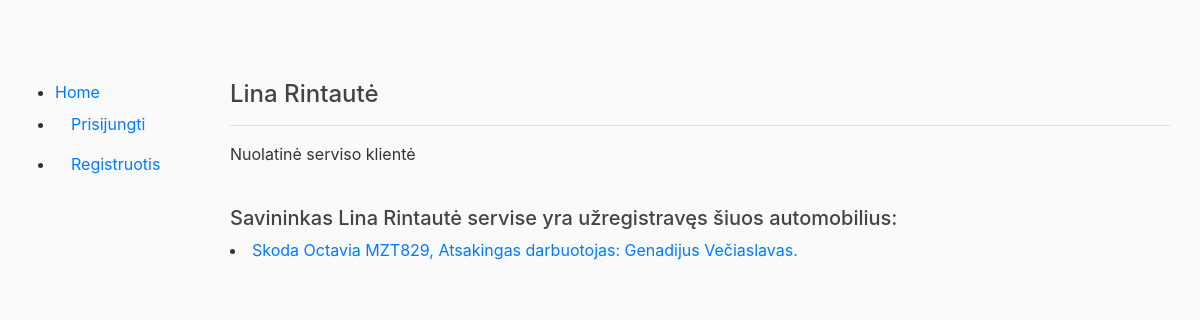
The app's page /autoservice/owners/2 with its own data.
### autoservice/models.py (models this page shows, shortened)
class Owner(models.Model):
    name = models.CharField('Automobilio savininko vardas', max_length=20)
    surname = models.CharField('Automobilio savininko pavarde', max_length=20)
    car = models.ForeignKey('CarInfo', on_delete=models.SET_NULL, null=True, blank=True,)
    description = HTMLField()

class CarInfo(models.Model):
    car = models.CharField('Automobilio markė ir modelis', max_length=100)
    car_owner = models.ForeignKey('Owner', on_delete=models.SET_NULL, null=True, blank=True, related_name='cars')
    fuel_type = models.CharField(max_length=8, choices=Types, default='Petrol')
    engine = models.CharField(max_length=4, help_text='Automobilio darbinis turis cm3')
    manufacture_year = models.DateField(auto_now=False, auto_now_add=False)
    plate = models.CharField('Automobilio numeriai', max_length=10)
    vin = models.CharField('Automobilio VIN kodas', max_length=17)
    summary = models.TextField('Automobilio gedimo aprasymas', max_length=1000, help_text='Trumpas gedimu aprasymas')
    mechanic = models.ForeignKey('Mechanic', on_delete=models.SET_NULL, null=True, help_text='Serviso darbuotojas atliekantis darbus')
    car_image = models.ImageField('Car image', upload_to='cars', null=True, blank=True)
    def __str__(self):
        return f'{self.car} {self.plate}, Atsakingas darbuotojas: {self.mechanic}.'

class Mechanic(models.Model):
    name = models.CharField('Autoserviso darbuotojas', max_length=100, help_text='Įveskite serviso darbuotojo vardą ir pavardę')
    def __str__(self):
        return self.name
    class Meta:
        verbose_name = 'Mechanikas'
        verbose_name_plural = "Mechanikai"

### autoservice/views.py (the view)
# urls.py: path('owners/<int:owner_id>', views.owner, name='owner'),
def owner(request, owner_id):
    owner = get_object_or_404(Owner, pk=owner_id)
    context = {
        'owner' : owner
    }
    return render(request, 'owner.html', context=context)

### autoservice/templates/owner.html (shortened to what this page needs)
{% extends "base.html" %}
{% block content %}
    <div class="container owner">
    <h4>{{ owner.name }} {{ owner.surname }}</h4>
    <hr/>
    <p>{{ owner.description | safe }}</p>
    <h5>Savininkas {{ owner.name }} {{ owner.surname }} servise yra užregistravęs šiuos automobilius:</h5>
    {% for car in owner.cars.all %}
        <li><a href="{% url 'car-detail' car.id %}">{{ owner.car }}</a></li>
    {% endfor %}
    </div>
{% endblock %}

### autoservice/static/css/styles.css (style rules this page uses)
body { background: #fafafa; color: #333333; margin-top: 5rem; }
h1, h2, h3, h4, h5, h6 { color: #444444; }

### records on screen
Owner: name "Lina", surname "Rintautė", description "Nuolatinė serviso klientė", car "Skoda Octavia MZT829, Atsakingas darbuotojas: Genadijus Večiaslavas."
